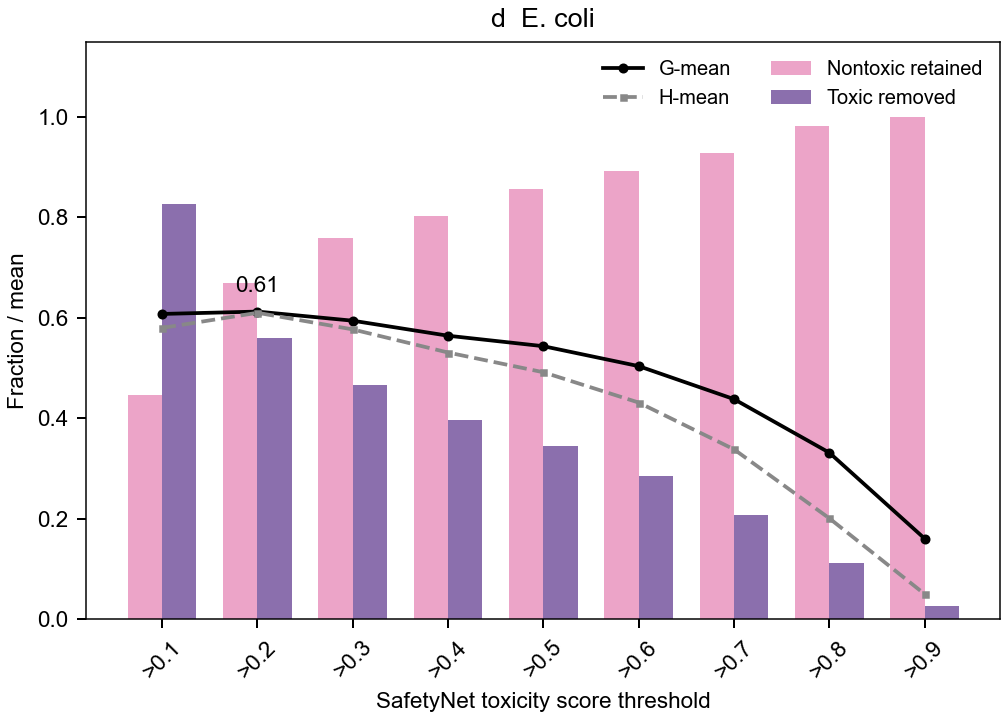

This chart was generated by the following Python code:
"""Compute Figure 3d from molecular records; no command-line arguments."""
from importlib.util import module_from_spec, spec_from_file_location
from pathlib import Path

HERE = Path(__file__).resolve().parent
specification = spec_from_file_location("figure_3_panel_support", HERE.parent / "shared" / "panel_support.py")
support = module_from_spec(specification)
specification.loader.exec_module(support)
ORGANISM = "e_coli"


import numpy as np


def main(cohort=None):
    frames = support.frames_for(ORGANISM, cohort)
    support.write_tables(frames, ["threshold_metrics"], HERE)
    support.configure_style()
    figure, axis = support.plt.subplots(figsize=(5.6, 4.0), layout="constrained")
    table = frames["threshold_metrics"].reset_index(drop=True)
    x = np.arange(len(table))
    axis.bar(x - .18, table.nontoxic_retained_fraction, .36,
             color=support.analysis.COLORS[0], label="Nontoxic retained")
    axis.bar(x + .18, table.toxic_removed_fraction, .36,
             color=support.analysis.COLORS[1], label="Toxic removed")
    axis.plot(x, table.g_mean, "o-", color="black", markersize=3, label="G-mean")
    axis.plot(x, table.h_mean, "s--", color="#888888", markersize=2, label="H-mean")
    best = table.g_mean.idxmax()
    axis.annotate(f"{table.g_mean[best]:.2f}", (x[best], table.g_mean[best]),
                  xytext=(0, 8), textcoords="offset points", ha="center")
    axis.set_xticks(x, [f">{value:.1f}" for value in table.threshold], rotation=45)
    axis.set(ylim=(0, 1.15), ylabel="Fraction / mean",
             xlabel="SafetyNet toxicity score threshold",
             title="d  " + support.analysis.SPECIES[ORGANISM])
    axis.legend(ncol=2, frameon=False, fontsize=8)
    support.save_figure(figure, HERE)
    return frames


if __name__ == "__main__":
    main()
